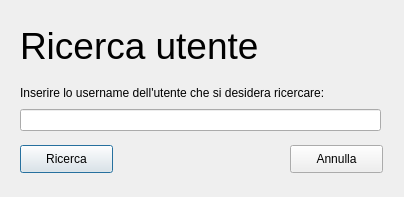
<?xml version="1.0" encoding="UTF-8"?>
<ui version="4.0">
 <class>search_user_dialog</class>
 <widget class="QDialog" name="search_user_dialog">
  <property name="geometry">
   <rect>
    <x>0</x>
    <y>0</y>
    <width>404</width>
    <height>197</height>
   </rect>
  </property>
  <property name="maximumSize">
   <size>
    <width>404</width>
    <height>197</height>
   </size>
  </property>
  <property name="windowTitle">
   <string>Ricerca utente</string>
  </property>
  <widget class="QLabel" name="lbl_tutorial">
   <property name="geometry">
    <rect>
     <x>20</x>
     <y>85</y>
     <width>361</width>
     <height>16</height>
    </rect>
   </property>
   <property name="text">
    <string>Inserire lo username dell'utente che si desidera ricercare:</string>
   </property>
  </widget>
  <widget class="QLineEdit" name="txt_query">
   <property name="geometry">
    <rect>
     <x>20</x>
     <y>109</y>
     <width>361</width>
     <height>22</height>
    </rect>
   </property>
  </widget>
  <widget class="QPushButton" name="btn_search">
   <property name="geometry">
    <rect>
     <x>20</x>
     <y>145</y>
     <width>93</width>
     <height>28</height>
    </rect>
   </property>
   <property name="text">
    <string>Ricerca</string>
   </property>
  </widget>
  <widget class="QPushButton" name="btn_cancel">
   <property name="geometry">
    <rect>
     <x>290</x>
     <y>145</y>
     <width>93</width>
     <height>28</height>
    </rect>
   </property>
   <property name="text">
    <string>Annulla</string>
   </property>
  </widget>
  <widget class="QLabel" name="label">
   <property name="geometry">
    <rect>
     <x>20</x>
     <y>20</y>
     <width>301</width>
     <height>51</height>
    </rect>
   </property>
   <property name="font">
    <font>
     <pointsize>28</pointsize>
    </font>
   </property>
   <property name="text">
    <string>Ricerca utente</string>
   </property>
  </widget>
 </widget>
 <resources/>
 <connections/>
</ui>
